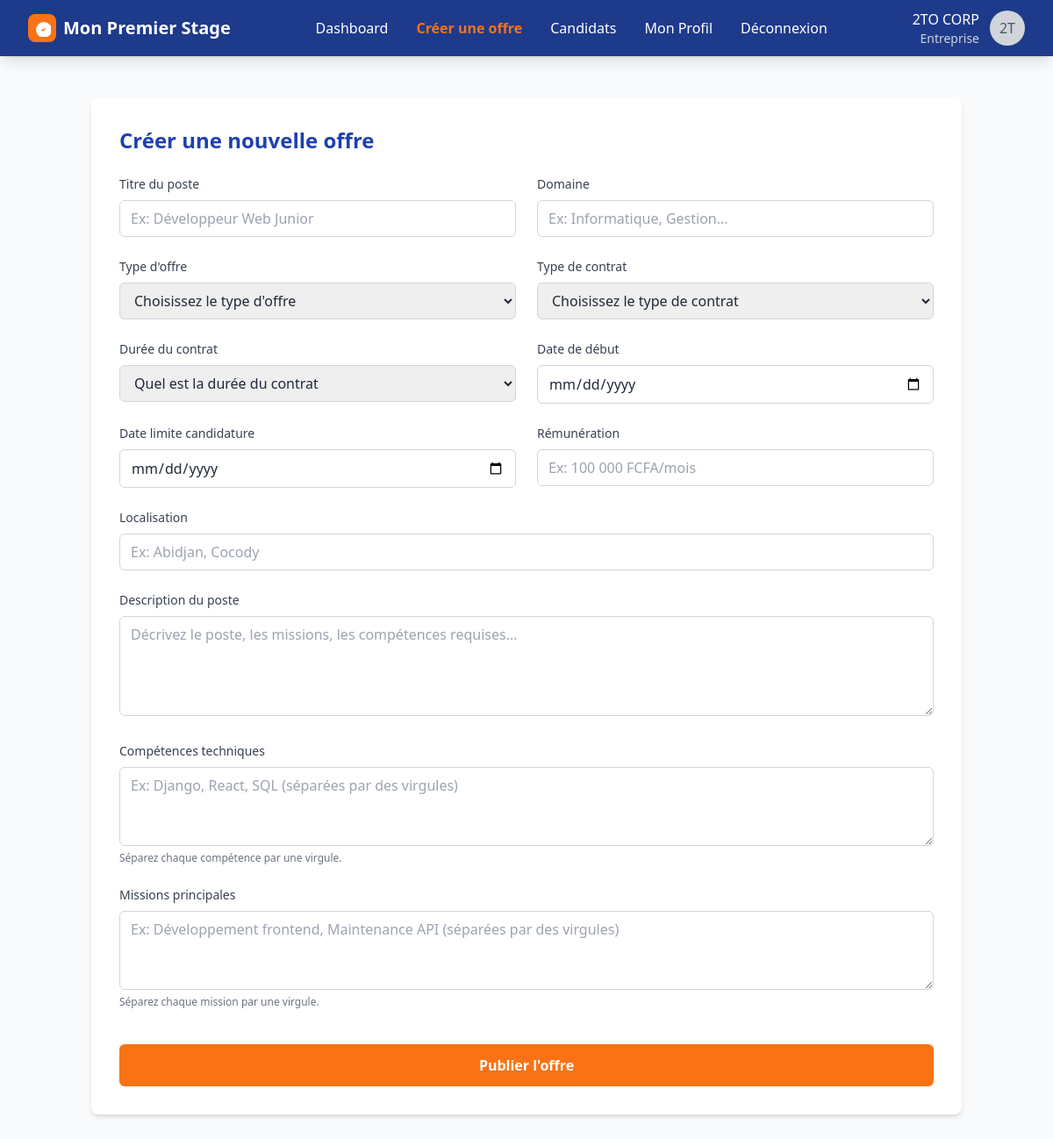
The app's page /offreCree/ (signed in) with its own data.
### app_premier_stage/models.py (models this page shows, shortened)
class User(AbstractUser):
    ROLES_CHOICES = (
        ("stagiaire", "Stagiaire"),
        ("entreprise", "Entreprise"),
        ("administrateur", "Administrateur"),
    )
    role = models.CharField(max_length=20, choices=ROLES_CHOICES, default="stagiaire")
    is_profile_completed = models.BooleanField(default=False)

class Entreprise(models.Model):
    id_entreprise = models.UUIDField(primary_key=True, default=uuid.uuid4, editable=False)
    user = models.OneToOneField(
        settings.AUTH_USER_MODEL,
        on_delete=models.CASCADE,
        related_name="profil_entreprise"
    )
    nom_entreprise = models.CharField(max_length=30, default="")
    domaine_expertise = models.CharField(max_length=100, default="")
    telephone_entreprise = models.CharField(max_length=15,default="")
    email_entreprise = models.EmailField(default="")
    nombre_employe = models.CharField(max_length=20,default="")
    site_entreprise = models.URLField(default="")
    validation_entreprise = models.BooleanField(default=False)
    localisation_entreprise = models.CharField(max_length=30, default="")
    created_at = models.DateTimeField(auto_now_add=True)

### app_premier_stage/views.py (the view, shortened to what this page needs)
# urls.py: path('offreCree/',views.OffreCree,name='offrecree'),
@user_passes_test(is_entreprise, login_url="connexion")
@transaction.atomic
def OffreCree(request):
    return render(request, "entreprise/offre_create.html")

### app_premier_stage/views.py (called while the page is built)
def is_entreprise(user):
    return user.groups.filter(name="entreprise").exists()

### app_premier_stage/templates/entreprise/offre_create.html (shortened to what this page needs)
{% extends 'base.html' %}
{% block content %}
{% include "entreprise/header.html" %}
<section class="py-12">
    <div class="container mx-auto px-4">
        <div class="max-w-5xl mx-auto">
            <div class="bg-white rounded-lg shadow-md p-8">
                <h2 class="text-2xl font-bold text-blue-800 mb-6">Créer une nouvelle offre</h2>
                <form method="POST" class="grid grid-cols-1 md:grid-cols-2 gap-6">
                    <div>
                        <label class="block text-sm font-medium text-gray-700 mb-2">Titre du poste</label>
                        <input name="titre_poste" type="text"
                            placeholder="Ex: Développeur Web Junior"
                            class="w-full px-3 py-2 border border-gray-300 rounded-md focus:ring-2 focus:ring-blue-500">
                    </div>
                    <div>
                        <label class="block text-sm font-medium text-gray-700 mb-2">Domaine</label>
                        <input name="domaine_poste" type="text"
                            placeholder="Ex: Informatique, Gestion..."
                            class="w-full px-3 py-2 border border-gray-300 rounded-md focus:ring-2 focus:ring-blue-500">
                    </div>
                    <div>
                        <label class="block text-sm font-medium text-gray-700 mb-2">Type d'offre</label>
                        <select
                        class="w-full px-3 py-2 border border-gray-300 rounded-md focus:ring-2 focus:ring-blue-500"
                         name="type_offre" >
                            <option disabled selected >Choisissez le type d'offre</option>
                        </select>
                    </div>
                    <div>
                        <label class="block text-sm font-medium text-gray-700 mb-2">Type de contrat</label>
                        <select name="type_contrat"
                        class="w-full px-3 py-2 border border-gray-300 rounded-md focus:ring-2 focus:ring-blue-500" >
                            <option disabled selected>Choisissez le type de contrat</option>
                        </select>
                    </div>
                    <div>
                        <label class="block text-sm font-medium text-gray-700 mb-2">Durée du contrat</label>
                        <select
                        class="w-full px-3 py-2 border border-gray-300 rounded-md focus:ring-2 focus:ring-blue-500"
                         name="duree_contrat" id="">
                            <option selected disabled>Quel est la durée du contrat</option>
                        </select>
                    </div>
                    <div>
                        <label class="block text-sm font-medium text-gray-700 mb-2">Date de début</label>
                        <input name="date_debut_offre" type="date"
                            class="w-full px-3 py-2 border border-gray-300 rounded-md focus:ring-2 focus:ring-blue-500">
                    </div>
                    <div>
                        <label class="block text-sm font-medium text-gray-700 mb-2">Date limite candidature</label>
                        <input name="date_fin_candidature" type="date"
                            class="w-full px-3 py-2 border border-gray-300 rounded-md focus:ring-2 focus:ring-blue-500">
                    </div>
                    <div>
                        <label class="block text-sm font-medium text-gray-700 mb-2">Rémunération</label>
                        <input name="remuneration_offre" type="text"
                            placeholder="Ex: 100 000 FCFA/mois"
                            class="w-full px-3 py-2 border border-gray-300 rounded-md focus:ring-2 focus:ring-blue-500">
                    </div>
                    <div class="md:col-span-2">
                        <label class="block text-sm font-medium text-gray-700 mb-2">Localisation</label>
                        <input name="localisation_offre" type="text"
                            placeholder="Ex: Abidjan, Cocody"
                            class="w-full px-3 py-2 border border-gray-300 rounded-md focus:ring-2 focus:ring-blue-500">
                    </div>
                    <div class="md:col-span-2">
                        <label class="block text-sm font-medium text-gray-700 mb-2">Description du poste</label>
                        <textarea name="description_offre" rows="4"
                            placeholder="Décrivez le poste, les missions, les compétences requises..."
                            class="w-full px-3 py-2 border border-gray-300 rounded-md focus:ring-2 focus:ring-blue-500"></textarea>
                    </div>
                    <div class="md:col-span-2">
                        <label class="block text-sm font-medium text-gray-700 mb-2">Compétences techniques</label>
                        <textarea name="competence_requis" rows="3"
                            placeholder="Ex: Django, React, SQL (séparées par des virgules)"
                            class="w-full px-3 py-2 border border-gray-300 rounded-md focus:ring-2 focus:ring-blue-500"></textarea>
                        <p class="text-xs text-gray-500">Séparez chaque compétence par une virgule.</p>
                    </div>
                    <div class="md:col-span-2">
                        <label class="block text-sm font-medium text-gray-700 mb-2">Missions principales</label>
                        <textarea name="mission_offre" rows="3"
                            placeholder="Ex: Développement frontend, Maintenance API (séparées par des virgules)"
                            class="w-full px-3 py-2 border border-gray-300 rounded-md focus:ring-2 focus:ring-blue-500"></textarea>
                        <p class="text-xs text-gray-500">Séparez chaque mission par une virgule.</p>
                    </div>
                    <div class="md:col-span-2 pt-4">
                        <button type="submit"
                            class="w-full bg-orange-500 text-white py-3 px-4 rounded-md hover:bg-orange-600 transition-colors font-semibold">
                            Publier l'offre
                        </button>
                    </div>
                </form>
            </div>
        </div>
    </div>
</section>
{% endblock %}

### app_premier_stage/templates/entreprise/header.html (shortened to what this page needs)
<header class="bg-primary-blue text-white shadow-lg">
  <div class="max-w-7xl mx-auto px-4 sm:px-6 lg:px-8">
    <div class="flex justify-between items-center h-16">
      <div class="flex items-center space-x-2">
        <div class="w-8 h-8 bg-primary-orange rounded-lg flex items-center justify-center">
          <svg class="w-5 h-5 text-white" fill="currentColor" viewBox="0 0 20 20">
            <path d="M9 12l2 2 4-4m6 2a9 9 0 11-18 0 9 9 0 0118 0z"/>
          </svg>
        </div>
        <span class="text-xl font-bold">Mon Premier Stage</span>
      </div>
      <nav class="hidden md:flex space-x-8">
        <a href="{% url 'entreprise' %}"
           class="hover:text-primary-orange transition-colors {% if request.resolver_match.url_name == 'entreprise' %}text-primary-orange font-semibold{% endif %}">
          Dashboard
        </a>
        <a href="{% url 'offrecree' %}"
           class="hover:text-primary-orange transition-colors {% if request.resolver_match.url_name == 'offrecree' %}text-primary-orange font-semibold{% endif %}">
          Créer une offre
        </a>
        <a href="#"
           class="hover:text-primary-orange transition-colors {% if request.resolver_match.url_name == 'entreprise_candidats' %}text-primary-orange font-semibold{% endif %}">
          Candidats
        </a>
        <a href="#"
           class="hover:text-primary-orange transition-colors {% if request.resolver_match.url_name == 'profil_entreprise' %}text-primary-orange font-semibold{% endif %}">
          Mon Profil
        </a>
        <a href="{% url 'deconnexion' %}" class="hover:text-red-400 transition-colors">Déconnexion</a>
      </nav>
      <div class="hidden md:flex items-center space-x-3">
        <div class="text-right">
          <p class="font-medium">{{ request.user.profil_entreprise.nom_entreprise }}</p>
          <p class="text-sm text-gray-300">Entreprise</p>
        </div>
        <div class="w-10 h-10 bg-gray-300 rounded-full flex items-center justify-center">
          <span class="text-gray-600 font-medium">
            {{ request.user.profil_entreprise.nom_entreprise|slice:":2"|upper }}
          </span>
        </div>
      </div>
    </div>
  </div>
</header>

### records on screen
User: user.profil_entreprise.nom_entreprise "2TO CORP", user.profil_entreprise.nom_entreprise "2T"
